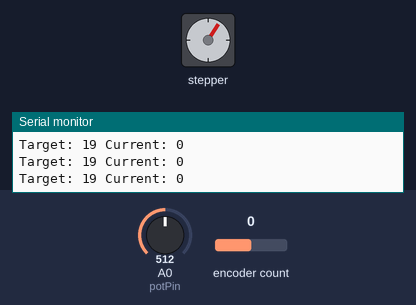
Bench run of a sketch on a simulated Arduino Uno, built with avr-gcc and run on an emulated ATmega328P. On the bench: stepper motor, the last lines printed to the serial monitor. The test bench sets the inputs (shaded band); at power-on: A0 (potPin) = 512, encoder count 0. Stepper angles assume 200 steps per turn.

Above: at 1.2 s.
1.3 s: A0 (potPin) set to 306
At 1.83 s:
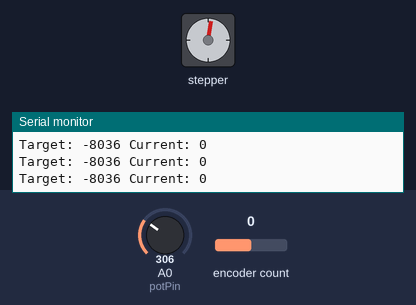
At 2.48 s:
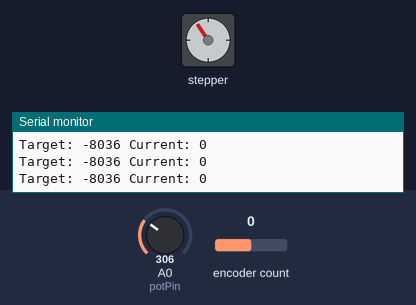
4.3 s: encoder count set to -1
At 4.72 s:
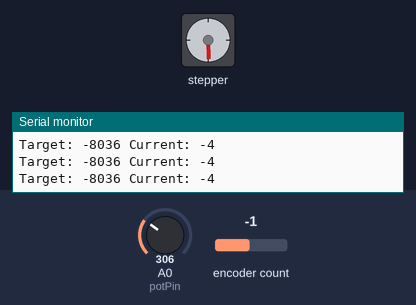
7.3 s: A0 (potPin) set to 122
At 7.83 s:
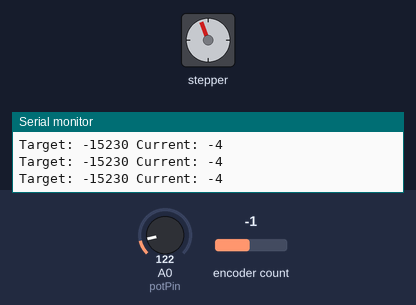
10.3 s: encoder count set to 0
13.3 s: encoder count set to 4
16.3 s: A0 (potPin) set to 511
Timing chart, 0 to 20.3 s (numbered marks = the images above; inputs shaded):
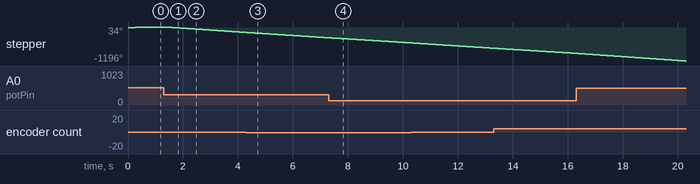

Measured:
- after the input at 1.3 s, stepper: keeps turning counter-clockwise at about 67°/s, starting after 0.05 s
- by itself, stepper: turns 34° clockwise in 0.50 s

The sketch:

stepAndButton.ino
```cpp
#include <AccelStepper.h>
#include <Encoder.h>

// Настройки пинов
const int potPin = A0;          // Потенциометр
const int encoderPinA = 10;      // Энкодер канал A
const int encoderPinB = 11;      // Энкодер канал B
const int stepPin = 3;          // Шаговый драйвер STEP
const int dirPin = 9;           // Шаговый драйвер DIR

// Инициализация библиотек
AccelStepper stepper(AccelStepper::DRIVER, stepPin, dirPin); // Драйвер типа STEP/DIR
Encoder myEncoder(encoderPinA, encoderPinB);                 // Энкодер

// Параметры шагового двигателя
const float maxSpeed = 1000.0;      // Максимальная скорость (шаги/сек)
const float acceleration = 500.0;   // Ускорение (шаги/сек^2)

void setup() {
  // Настройка скорости и ускорения шагового двигателя
  stepper.setMaxSpeed(maxSpeed);
  stepper.setAcceleration(acceleration);

  // Установка начальной позиции шагового двигателя
  long initialPosition = myEncoder.read();
  stepper.setCurrentPosition(initialPosition);

  Serial.begin(9600); // Для отладки
}

void loop() {
  // Чтение значения с потенциометра
  int potValue = analogRead(potPin);
  long targetPosition = map(potValue, 0, 1023, -20000, 20000); // Преобразование в диапазон позиций

  // Чтение текущей позиции с энкодера
  long currentPosition = myEncoder.read();

  // Отладочная информация
  Serial.print("Target: ");
  Serial.print(targetPosition);
  Serial.print(" Current: ");
  Serial.println(currentPosition);

  // Установка новой целевой позиции для шагового двигателя
  stepper.moveTo(targetPosition);

  // Выполнение движения
  stepper.run();
}
```
